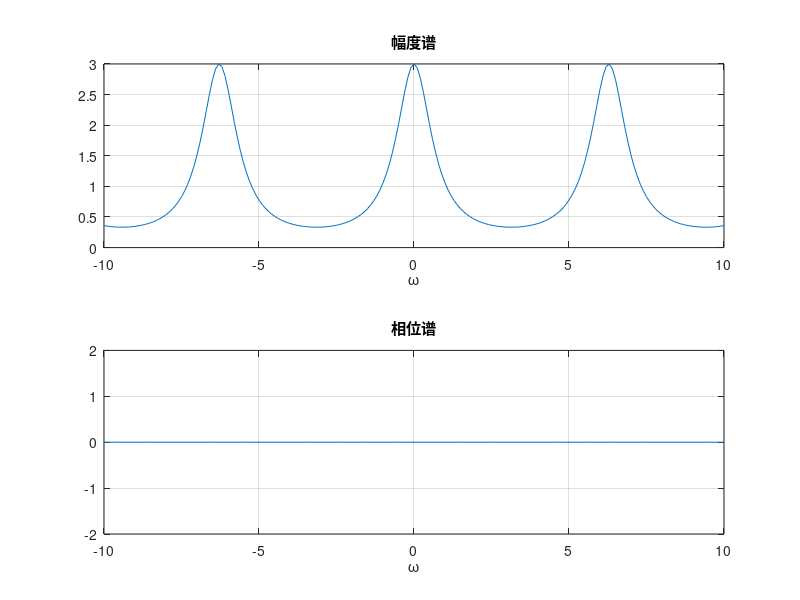

MATLAB code to generate this figure:
close all
clear
%只需要将t 改成n，间隔为1，其他思路一样
dw = 0.1;
n = -100: 100;
w = -10:dw:10;
x_n = (0.5).^(abs(n));
X = x_n * exp(-1j * n.' * w) ;
figure
subplot(2,1,1);
plot (w,abs(X));
title('幅度谱');
xlabel('\omega');grid
subplot(2,1,2);
plot (w,angle(X));
title('相位谱');
xlabel('\omega');grid
ylim([-2, 2])
